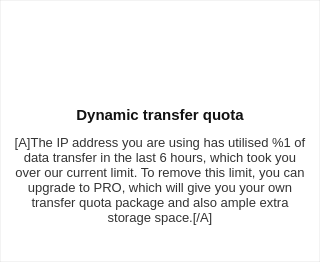
<?xml version="1.0" encoding="UTF-8"?>
<ui version="4.0">
 <class>DynamicTransferQuotaPopOver</class>
 <widget class="QWidget" name="DynamicTransferQuotaPopOver">
  <property name="geometry">
   <rect>
    <x>0</x>
    <y>0</y>
    <width>320</width>
    <height>262</height>
   </rect>
  </property>
  <property name="minimumSize">
   <size>
    <width>320</width>
    <height>262</height>
   </size>
  </property>
  <property name="maximumSize">
   <size>
    <width>320</width>
    <height>262</height>
   </size>
  </property>
  <property name="windowTitle">
   <string/>
  </property>
  <property name="styleSheet">
   <string notr="true">#DynamicTransferQuotaPopOver {
background: #FFFFFF;
border: 1px solid rgba(0,0,0,0.05);
}</string>
  </property>
  <layout class="QVBoxLayout" name="verticalLayout">
   <property name="spacing">
    <number>0</number>
   </property>
   <property name="leftMargin">
    <number>12</number>
   </property>
   <property name="topMargin">
    <number>15</number>
   </property>
   <property name="rightMargin">
    <number>12</number>
   </property>
   <property name="bottomMargin">
    <number>0</number>
   </property>
   <item>
    <widget class="QWidget" name="wHeader" native="true">
     <property name="minimumSize">
      <size>
       <width>0</width>
       <height>0</height>
      </size>
     </property>
     <property name="maximumSize">
      <size>
       <width>16777215</width>
       <height>11651561</height>
      </size>
     </property>
     <layout class="QHBoxLayout" name="horizontalLayout">
      <property name="leftMargin">
       <number>0</number>
      </property>
      <property name="topMargin">
       <number>0</number>
      </property>
      <property name="rightMargin">
       <number>0</number>
      </property>
      <property name="bottomMargin">
       <number>0</number>
      </property>
      <item>
       <spacer name="horizontalSpacer">
        <property name="orientation">
         <enum>Qt::Horizontal</enum>
        </property>
        <property name="sizeHint" stdset="0">
         <size>
          <width>40</width>
          <height>20</height>
         </size>
        </property>
       </spacer>
      </item>
      <item>
       <widget class="QPushButton" name="bLockedIcon">
        <property name="minimumSize">
         <size>
          <width>80</width>
          <height>80</height>
         </size>
        </property>
        <property name="maximumSize">
         <size>
          <width>80</width>
          <height>80</height>
         </size>
        </property>
        <property name="styleSheet">
         <string notr="true">#bLockedIcon
{
	border: none;
}</string>
        </property>
        <property name="text">
         <string/>
        </property>
        <property name="icon">
         <iconset resource="../Resources_linux.qrc">
          <normaloff>:/images/dynamic_transfer_icon.png</normaloff>:/images/dynamic_transfer_icon.png</iconset>
        </property>
        <property name="iconSize">
         <size>
          <width>80</width>
          <height>80</height>
         </size>
        </property>
       </widget>
      </item>
      <item>
       <spacer name="horizontalSpacer_2">
        <property name="orientation">
         <enum>Qt::Horizontal</enum>
        </property>
        <property name="sizeHint" stdset="0">
         <size>
          <width>96</width>
          <height>20</height>
         </size>
        </property>
       </spacer>
      </item>
     </layout>
    </widget>
   </item>
   <item>
    <widget class="QWidget" name="widget" native="true">
     <layout class="QHBoxLayout" name="horizontalLayout_2">
      <property name="spacing">
       <number>0</number>
      </property>
      <property name="leftMargin">
       <number>0</number>
      </property>
      <property name="topMargin">
       <number>10</number>
      </property>
      <property name="rightMargin">
       <number>0</number>
      </property>
      <property name="bottomMargin">
       <number>10</number>
      </property>
      <item>
       <widget class="QLabel" name="labelTitle">
        <property name="minimumSize">
         <size>
          <width>0</width>
          <height>20</height>
         </size>
        </property>
        <property name="maximumSize">
         <size>
          <width>16777215</width>
          <height>20</height>
         </size>
        </property>
        <property name="styleSheet">
         <string notr="true">#labelTitle
{
	color: #111111;
	font-family: &quot;Lato&quot;;
	font-size: 15px;
	font-weight: 600;
}</string>
        </property>
        <property name="text">
         <string>Dynamic transfer quota</string>
        </property>
        <property name="alignment">
         <set>Qt::AlignCenter</set>
        </property>
       </widget>
      </item>
     </layout>
    </widget>
   </item>
   <item>
    <widget class="QWidget" name="wDesc" native="true">
     <layout class="QVBoxLayout" name="verticalLayout_2">
      <property name="spacing">
       <number>15</number>
      </property>
      <property name="leftMargin">
       <number>0</number>
      </property>
      <property name="topMargin">
       <number>0</number>
      </property>
      <property name="rightMargin">
       <number>0</number>
      </property>
      <property name="bottomMargin">
       <number>0</number>
      </property>
      <item>
       <widget class="QLabel" name="labelMessage">
        <property name="styleSheet">
         <string notr="true">#labelMessage
{
	color: #333333;
	font-family: &quot;Lato&quot;;
	font-size: 13px;
}</string>
        </property>
        <property name="text">
         <string>[A]The IP address you are using has utilised %1 of data transfer in the last 6 hours, which took you over our current limit. To remove this limit, you can upgrade to PRO, which will give you your own transfer quota package and also ample extra storage space.[/A]</string>
        </property>
        <property name="alignment">
         <set>Qt::AlignCenter</set>
        </property>
        <property name="wordWrap">
         <bool>true</bool>
        </property>
        <property name="openExternalLinks">
         <bool>true</bool>
        </property>
       </widget>
      </item>
      <item>
       <spacer name="verticalSpacer">
        <property name="orientation">
         <enum>Qt::Vertical</enum>
        </property>
        <property name="sizeHint" stdset="0">
         <size>
          <width>20</width>
          <height>40</height>
         </size>
        </property>
       </spacer>
      </item>
     </layout>
    </widget>
   </item>
  </layout>
 </widget>
 <resources>
  <include location="../Resources_linux.qrc"/>
 </resources>
 <connections/>
</ui>
